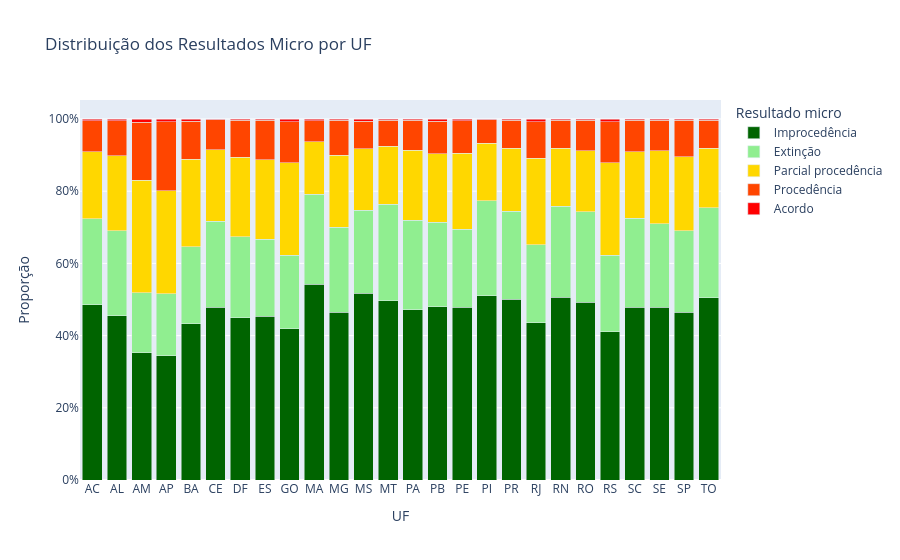

Notebook cell for this chart:
### Code cell
cores_micro = {
    "Improcedência": "darkgreen",         # êxito
    "Extinção": "lightgreen",             # êxito
    "Parcial procedência": "gold",        # não êxito
    "Procedência": "orangered",           # não êxito
    "Acordo": "red"                       # não êxito
}

ordem_micro = [
    "Improcedência",
    "Extinção",
    "Parcial procedência",
    "Procedência",
    "Acordo"
]

fig = px.bar(
    micro_uf,
    x="UF",
    y="Proporção",
    color="Resultado micro",
    title="Distribuição dos Resultados Micro por UF",
    barmode="stack",
    hover_data=["Quantidade"],
    color_discrete_map=cores_micro,
    category_orders={"Resultado micro": ordem_micro}
)

fig.update_yaxes(
    tickformat=".0%"
)

fig.show()

### Figure 1 — Plotly figure (JSON) as saved in the notebook; plotly's stock layout.template omitted (floating-point values rounded to 4 significant figures)
{"data": [{"customdata": [[1121], [1050], [813], [795], [999], [1105], [1037], [1048], [967], [1253], [1073], [1193], [1145], [1088], [1109], [1103], [1178], [1155], [1006], [1169], [1136], [948], [1103], [1104], [1071], [1166]], "hovertemplate": "Resultado micro=Improcedência<br>UF=%{x}<br>Proporção=%{y}<br>Quantidade=%{customdata[0]}<extra></extra>", "legendgroup": "Improcedência", "marker": {"color": "darkgreen", "pattern": {"shape": ""}}, "name": "Improcedência", "orientation": "v", "showlegend": true, "textposition": "auto", "type": "bar", "x": ["AC", "AL", "AM", "AP", "BA", "CE", "DF", "ES", "GO", "MA", "MG", "MS", "MT", "PA", "PB", "PE", "PI", "PR", "RJ", "RN", "RO", "RS", "SC", "SE", "SP", "TO"], "xaxis": "x", "y": [0.4857, 0.4549, 0.3523, 0.3445, 0.4328, 0.4788, 0.4493, 0.4541, 0.419, 0.5429, 0.4649, 0.5169, 0.4961, 0.4714, 0.4805, 0.4779, 0.5104, 0.5004, 0.4361, 0.5067, 0.4924, 0.4109, 0.4781, 0.4785, 0.4642, 0.5054], "yaxis": "y"}, {"customdata": [[550], [545], [384], [396], [491], [548], [517], [492], [469], [575], [544], [532], [619], [574], [539], [501], [608], [563], [499], [581], [578], [489], [571], [535], [523], [575]], "hovertemplate": "Resultado micro=Extinção<br>UF=%{x}<br>Proporção=%{y}<br>Quantidade=%{customdata[0]}<extra></extra>", "legendgroup": "Extinção", "marker": {"color": "lightgreen", "pattern": {"shape": ""}}, "name": "Extinção", "orientation": "v", "showlegend": true, "textposition": "auto", "type": "bar", "x": ["AC", "AL", "AM", "AP", "BA", "CE", "DF", "ES", "GO", "MA", "MG", "MS", "MT", "PA", "PB", "PE", "PI", "PR", "RJ", "RN", "RO", "RS", "SC", "SE", "SP", "TO"], "xaxis": "x", "y": [0.2383, 0.2361, 0.1664, 0.1716, 0.2127, 0.2374, 0.224, 0.2132, 0.2032, 0.2491, 0.2357, 0.2305, 0.2682, 0.2487, 0.2335, 0.2171, 0.2634, 0.2439, 0.2163, 0.2518, 0.2505, 0.212, 0.2475, 0.2319, 0.2267, 0.2492], "yaxis": "y"}, {"customdata": [[429], [477], [719], [659], [560], [458], [508], [508], [591], [334], [459], [394], [370], [445], [438], [486], [367], [404], [551], [369], [390], [590], [425], [466], [473], [378]], "hovertemplate": "Resultado micro=Parcial procedência<br>UF=%{x}<br>Proporção=%{y}<br>Quantidade=%{customdata[0]}<extra></extra>", "legendgroup": "Parcial procedência", "marker": {"color": "gold", "pattern": {"shape": ""}}, "name": "Parcial procedência", "orientation": "v", "showlegend": true, "textposition": "auto", "type": "bar", "x": ["AC", "AL", "AM", "AP", "BA", "CE", "DF", "ES", "GO", "MA", "MG", "MS", "MT", "PA", "PB", "PE", "PI", "PR", "RJ", "RN", "RO", "RS", "SC", "SE", "SP", "TO"], "xaxis": "x", "y": [0.1859, 0.2067, 0.3115, 0.2855, 0.2426, 0.1984, 0.2201, 0.2201, 0.2561, 0.1447, 0.1989, 0.1707, 0.1603, 0.1928, 0.1898, 0.2106, 0.159, 0.175, 0.2388, 0.1599, 0.1691, 0.2557, 0.1842, 0.202, 0.205, 0.1638], "yaxis": "y"}, {"customdata": [[197], [226], [371], [440], [244], [191], [239], [251], [265], [136], [223], [176], [167], [193], [209], [207], [150], [178], [234], [181], [195], [261], [199], [193], [232], [181]], "hovertemplate": "Resultado micro=Procedência<br>UF=%{x}<br>Proporção=%{y}<br>Quantidade=%{customdata[0]}<extra></extra>", "legendgroup": "Procedência", "marker": {"color": "orangered", "pattern": {"shape": ""}}, "name": "Procedência", "orientation": "v", "showlegend": true, "textposition": "auto", "type": "bar", "x": ["AC", "AL", "AM", "AP", "BA", "CE", "DF", "ES", "GO", "MA", "MG", "MS", "MT", "PA", "PB", "PE", "PI", "PR", "RJ", "RN", "RO", "RS", "SC", "SE", "SP", "TO"], "xaxis": "x", "y": [0.08536, 0.09792, 0.1607, 0.1906, 0.1057, 0.08276, 0.1036, 0.1088, 0.1148, 0.05893, 0.09662, 0.07626, 0.07236, 0.08362, 0.09055, 0.08969, 0.06499, 0.07712, 0.1014, 0.07846, 0.08453, 0.1131, 0.08626, 0.08366, 0.1006, 0.07846], "yaxis": "y"}, {"customdata": [[11], [10], [21], [18], [14], [6], [7], [9], [16], [10], [9], [13], [7], [8], [13], [11], [5], [8], [17], [7], [8], [19], [9], [9], [8], [7]], "hovertemplate": "Resultado micro=Acordo<br>UF=%{x}<br>Proporção=%{y}<br>Quantidade=%{customdata[0]}<extra></extra>", "legendgroup": "Acordo", "marker": {"color": "red", "pattern": {"shape": ""}}, "name": "Acordo", "orientation": "v", "showlegend": true, "textposition": "auto", "type": "bar", "x": ["AC", "AL", "AM", "AP", "BA", "CE", "DF", "ES", "GO", "MA", "MG", "MS", "MT", "PA", "PB", "PE", "PI", "PR", "RJ", "RN", "RO", "RS", "SC", "SE", "SP", "TO"], "xaxis": "x", "y": [0.004766, 0.004333, 0.009099, 0.007799, 0.006066, 0.0026, 0.003033, 0.003899, 0.006932, 0.004333, 0.003899, 0.005633, 0.003033, 0.003466, 0.005633, 0.004766, 0.002166, 0.003466, 0.007369, 0.003034, 0.003468, 0.008236, 0.003901, 0.003901, 0.003468, 0.003034], "yaxis": "y"}], "layout": {"barmode": "stack", "legend": {"title": {"text": "Resultado micro"}, "tracegroupgap": 0}, "title": {"text": "Distribuição dos Resultados Micro por UF"}, "xaxis": {"anchor": "y", "domain": [0, 1], "title": {"text": "UF"}}, "yaxis": {"anchor": "x", "domain": [0, 1], "tickformat": ".0%", "title": {"text": "Proporção"}}}}
